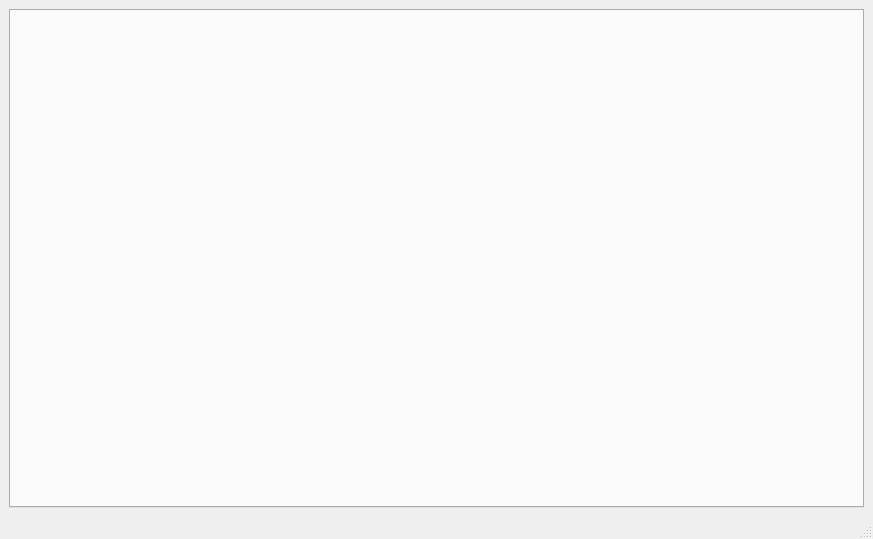
<?xml version="1.0" encoding="UTF-8"?>
<ui version="4.0">
 <class>MainWindow</class>
 <widget class="QMainWindow" name="MainWindow">
  <property name="geometry">
   <rect>
    <x>0</x>
    <y>0</y>
    <width>873</width>
    <height>539</height>
   </rect>
  </property>
  <property name="windowTitle">
   <string>Browser J</string>
  </property>
  <property name="unifiedTitleAndToolBarOnMac">
   <bool>true</bool>
  </property>
  <widget class="QWidget" name="central_widget">
   <layout class="QVBoxLayout" name="verticalLayout">
    <item>
     <widget class="QTabWidget" name="browser_tabs">
      <property name="tabShape">
       <enum>QTabWidget::Rounded</enum>
      </property>
      <property name="currentIndex">
       <number>-1</number>
      </property>
      <property name="tabsClosable">
       <bool>true</bool>
      </property>
      <property name="movable">
       <bool>true</bool>
      </property>
     </widget>
    </item>
   </layout>
  </widget>
  <widget class="QStatusBar" name="statusbar"/>
  <action name="action_back">
   <property name="text">
    <string>Back</string>
   </property>
   <property name="toolTip">
    <string>Go back to the back to the previous page.</string>
   </property>
  </action>
  <action name="action_next">
   <property name="text">
    <string>Next</string>
   </property>
   <property name="toolTip">
    <string>Go to the next page.</string>
   </property>
  </action>
  <action name="action_reload">
   <property name="text">
    <string>Reload</string>
   </property>
   <property name="toolTip">
    <string>Relaod the current page.</string>
   </property>
  </action>
  <action name="action_home">
   <property name="text">
    <string>Home</string>
   </property>
   <property name="toolTip">
    <string>Go back to the home page.</string>
   </property>
  </action>
  <action name="action_bookmark">
   <property name="text">
    <string>Bookmark</string>
   </property>
   <property name="toolTip">
    <string>Bookmark the current page.</string>
   </property>
  </action>
  <action name="action_more">
   <property name="text">
    <string>More</string>
   </property>
   <property name="toolTip">
    <string>More optinos</string>
   </property>
  </action>
 </widget>
 <resources/>
 <connections/>
</ui>
